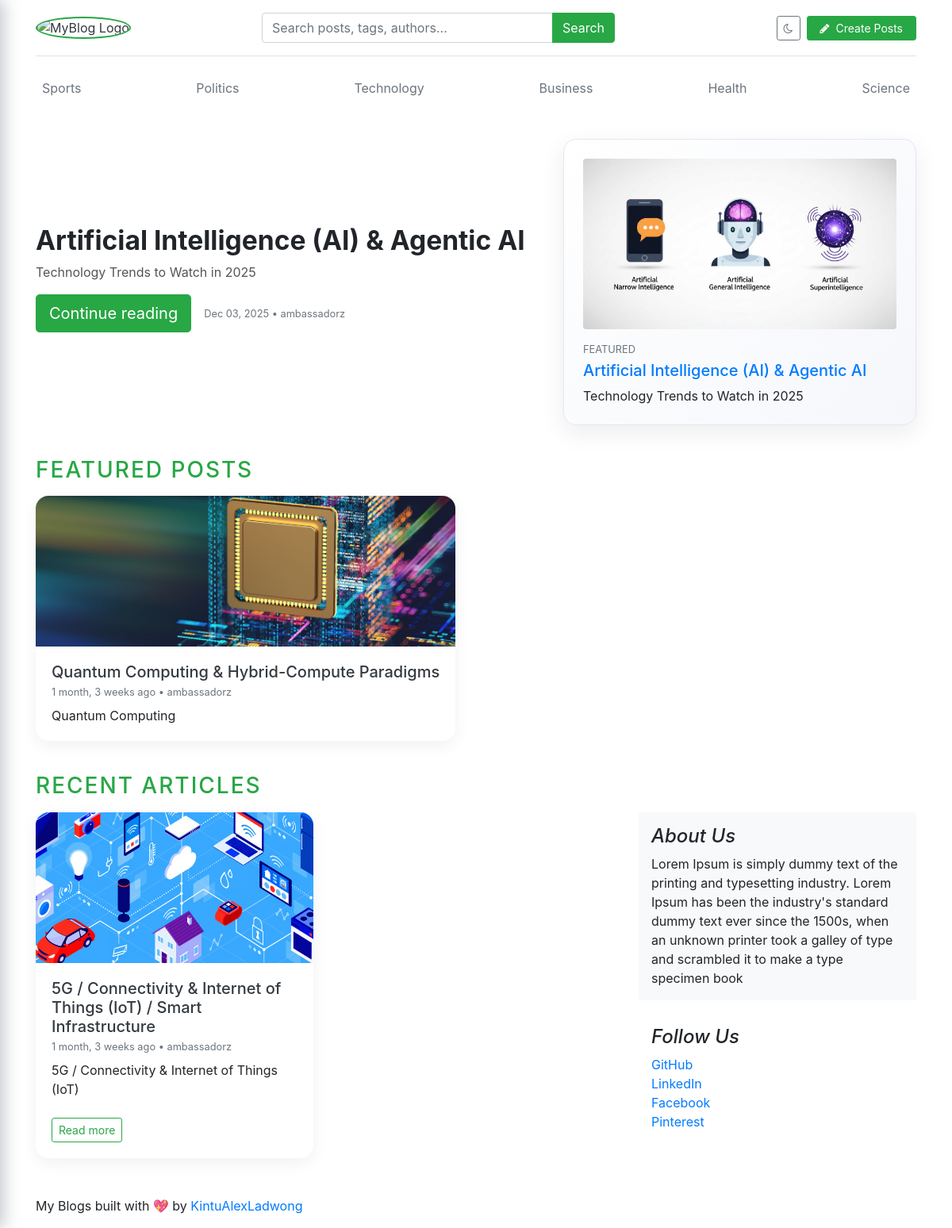
/, run on an earlier commit of the app's database.
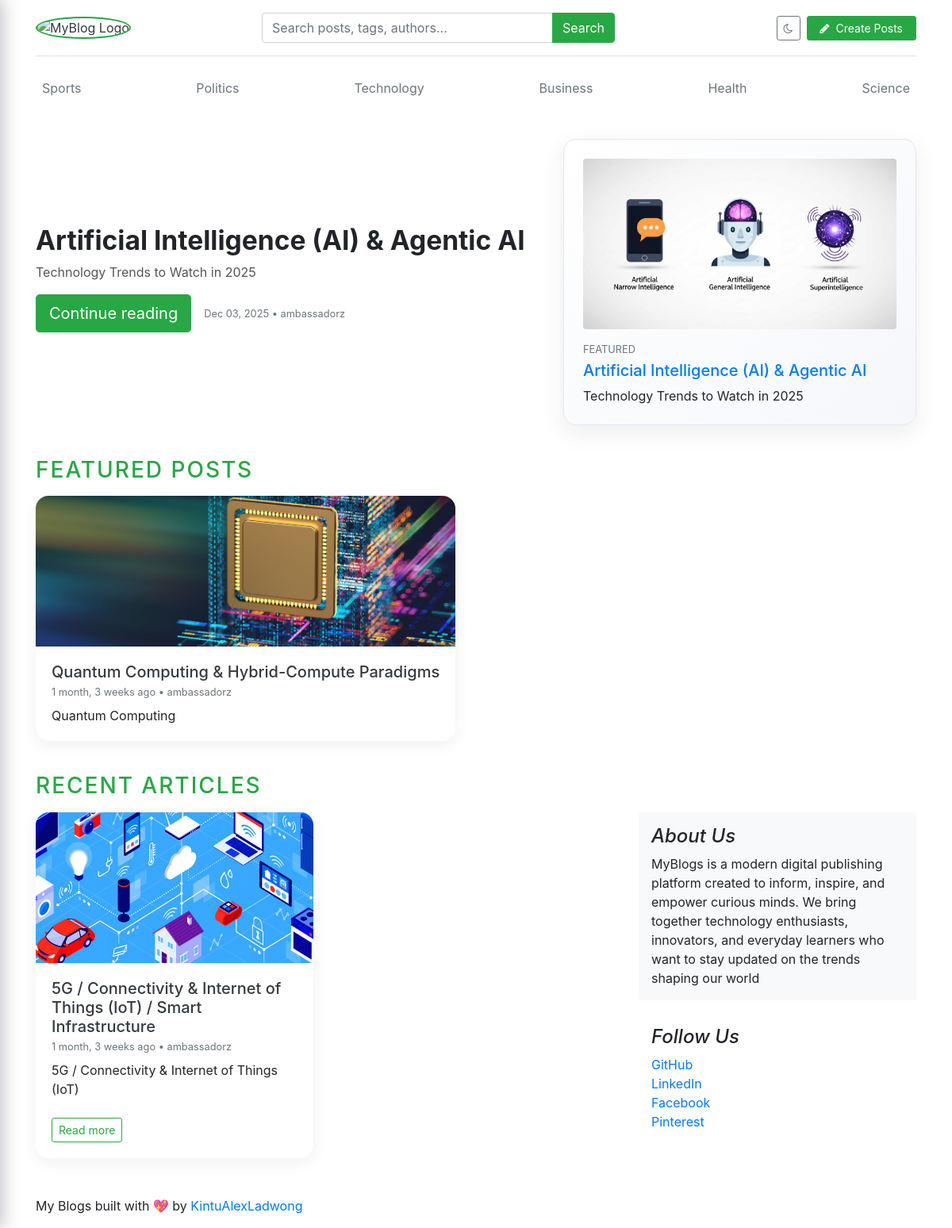
And on a later commit of the database.
### assignments/models.py (models this page shows, shortened)
class About(models.Model):
    about_heading = models.CharField(max_length=25)
    about_description = models.TextField(max_length=255)
    created_at = models.DateTimeField(auto_now_add=True)
    updated_at = models.DateTimeField(auto_now=True)
    class Meta:
        verbose_name_plural = 'About'

### blog_main/views.py (the view)
# urls.py: 2. Add a URL to urlpatterns:  path('', views.home, name='home')
def home(request):
    featured_posts = Blog.objects.filter(is_featured=True, status='Published').order_by('updated_at')
    posts = Blog.objects.filter(is_featured=False, status='Published')
    try:
        about = About.objects.get()
    except:
        about = None
    context = {
        'featured_posts': featured_posts,
        'posts': posts,
        'about': about,
    }
    return render(request, 'home.html', context)

### blogs/context_processors.py (called while the page is built)
def get_categories(request):
    categories = Category.objects.all()
    return dict(categories=categories)

def get_social_links(request):
    social_links = SocialLink.objects.all()
    return dict(social_links=social_links)

### templates/home.html (shortened to what the changed rows need)
{% extends "base.html" %}
{% block content %}
{% with hero_post=featured_posts.0 %}
{% if hero_post %}
<section class="hero-section mb-4">
  <div class="row align-items-center">
    <div class="col-md-7">
      <h1 class="hero-title">
        {{ hero_post.title }}
      </h1>
    </div>
  </div>
</section>
{% endif %}
{% endwith %}
{% if featured_posts|length > 1 %}
<section class="mb-4">
  <div class="row">
    {% for post in featured_posts %}
      {% if not forloop.first %}
      <div class="col-md-6 mb-3 d-flex">
        <article class="card blog-card flex-fill border-0">
          <div class="card-body">
            <h2 class="h5 mb-1">
              <a href="{% url 'blogs' post.slug %}" class="text-dark">
                {{ post.title }}
              </a>
            </h2>
          </div>
        </article>
      </div>
      {% endif %}
    {% endfor %}
  </div>
</section>
{% endif %}
<section class="mb-4">
  <main role="main" class="p-0">
    <div class="row">
      <div class="col-md-8 blog-main">
        <div class="row">
          {% for post in posts %}
          <div class="col-md-6 mb-4 d-flex">
            <article class="card blog-card flex-fill border-0">
              <div class="card-body d-flex flex-column">
                <h2 class="h5 mb-1">
                  <a href="{% url 'blogs' post.slug %}" class="text-dark">
                    {{ post.title }}
                  </a>
                </h2>
              </div>
            </article>
          </div>
          {% empty %}
          <div class="col-12">
            <p>No articles yet. Create your first post!</p>
          </div>
          {% endfor %}
        </div>
      </div>
      <aside class="col-md-4 blog-sidebar mt-4 mt-md-0">
        <div class="p-3 mb-3 bg-light rounded">
          <h4 class="font-italic">{{ about.about_heading }}</h4>
          <p class="mb-0">{{ about.about_description }}</p>
        </div>
      </aside>
    </div>
  </main>
</section>
{% endblock %}

What changed in the data, as far as the page shows it:
changed About "About Us": about_description "Lorem Ipsum is simply dummy text of the printing and typesetting industry. Lorem Ipsum has been the industry's standard dummy text ever since the 1500s, when an unknown printer took a galley of type and scrambled it to make a type specimen book" → "MyBlogs is a modern digital publishing platform created to inform, inspire, and empower curious minds. We bring together technology enthusiasts, innovators, and everyday learners who want to stay updated on the trends shaping our world"
